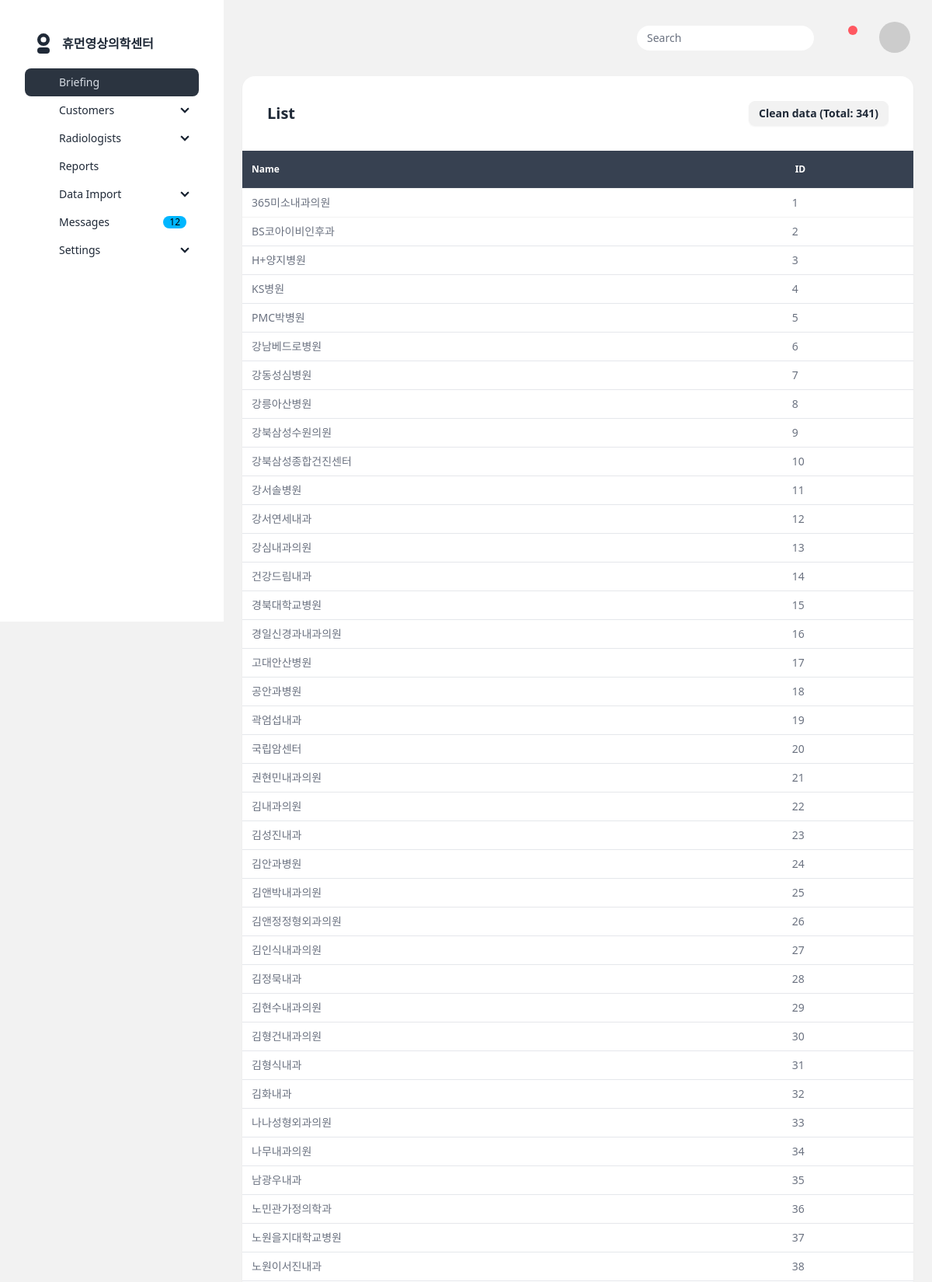
/importdata/temp_customer_view/ (upper part), run on the app's committed database.
### importdata/models.py (models this page shows, shortened)
class temp_customer_table(models.Model):
    name = models.CharField(max_length=100, null=True, blank=True)
    customer_id = models.CharField(max_length=100, null=True, blank=True)

### importdata/views.py (the view)
# urls.py: path("temp_customer_view/", views.temp_customer_view, name="temp_customer_view"),
def temp_customer_view(request):
    temp_customer = temp_customer_table.objects.all()
    return render(
        request, "importdata/temp_customer_view.html", {"data": temp_customer}
    )

### templates/importdata/temp_customer_view.html (shortened to what this page needs)
{% extends 'app_base.html' %}
{% block header %}
    {% include 'app_base_header.html' %}
{% endblock %}
{% block content %}
    <section class="card col-span-12 overflow-hidden bg-base-100 shadow-sm xl:col-span-12">
      <div class="card-body grow-0">
        <div class="flex justify-between gap-2">
          <h2 class="card-title grow">
            <a class="link-hover link">List</a>
          </h2>
          <a class="btn btn-sm"
            hx-get="{% url 'importdata:temp_customer_clean' %}"
            hx-trigger="click"
            hx-target="#main_area"
            hx-swap="outerHTML"
          > Clean data (Total: {{ data|length }})
           </a>
        </div>
      </div>
      <div class="overflow-x-auto">
        <table class="table">
        <thead>
          <tr class="bg-gray-700 text-white">
            <th class="px-3 py-4 text-bold ">Name</th>
            <th>ID</th>
          </tr>
        </thead>
        <tbody class="divide-y divide-gray-200 ">
          {% for d in data %}
          <tr>
            <td class="whitespace-nowrap px-3 py-2 text-sm text-gray-500">{{ d.name }}</td>
            <td class="whitespace-nowrap px-3 py-2 text-sm text-gray-500">{{ d.id }}</td>
          </tr>
          {% endfor %}
        </tbody>
      </table>
    </div>
  </div>
{% endblock %}
{% block aside %}
	{% include 'app_base_aside.html' %}
{% endblock %}

### data on the page
temp_customer_table: name "365미소내과의원", id "1"
temp_customer_table: name "BS코아이비인후과", id "2"
temp_customer_table: name "H+양지병원", id "3"
temp_customer_table: name "KS병원", id "4"
temp_customer_table: name "PMC박병원", id "5"
temp_customer_table: name "강남베드로병원", id "6"
temp_customer_table: name "강동성심병원", id "7"
temp_customer_table: name "강릉아산병원", id "8"
temp_customer_table: name "강북삼성수원의원", id "9"
temp_customer_table: name "강북삼성종합건진센터", id "10"
temp_customer_table: name "강서솔병원", id "11"
temp_customer_table: name "강서연세내과", id "12"
temp_customer_table: name "강심내과의원", id "13"
temp_customer_table: name "건강드림내과", id "14"
temp_customer_table: name "경북대학교병원", id "15"
temp_customer_table: name "경일신경과내과의원", id "16"
temp_customer_table: name "고대안산병원", id "17"
temp_customer_table: name "공안과병원", id "18"
temp_customer_table: name "곽엄섭내과", id "19"
temp_customer_table: name "국립암센터", id "20"
temp_customer_table: name "권현민내과의원", id "21"
temp_customer_table: name "김내과의원", id "22"
temp_customer_table: name "김성진내과", id "23"
temp_customer_table: name "김안과병원", id "24"
temp_customer_table: name "김앤박내과의원", id "25"
temp_customer_table: name "김앤정정형외과의원", id "26"
temp_customer_table: name "김인식내과의원", id "27"
temp_customer_table: name "김정묵내과", id "28"
temp_customer_table: name "김현수내과의원", id "29"
temp_customer_table: name "김형건내과의원", id "30"
temp_customer_table: name "김형식내과", id "31"
temp_customer_table: name "김화내과", id "32"
temp_customer_table: name "나나성형외과의원", id "33"
temp_customer_table: name "나무내과의원", id "34"
temp_customer_table: name "남광우내과", id "35"
temp_customer_table: name "노민관가정의학과", id "36"
temp_customer_table: name "노원을지대학교병원", id "37"
temp_customer_table: name "노원이서진내과", id "38"

### other printed values
{{ data|length }} "341"
